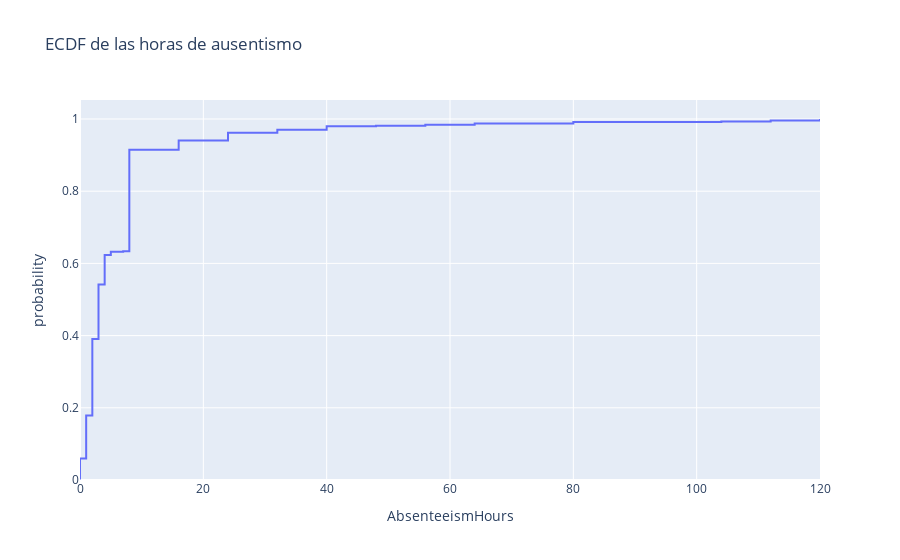

Notebook code for this chart:
### Code cell
fig = px.ecdf(df, x="AbsenteeismHours"
             ,title="ECDF de las horas de ausentismo")
fig.show()

### Figure 1 — Plotly figure (JSON) as saved in the notebook; plotly's stock layout.template omitted (floating-point values rounded to 4 significant figures; data arrays with more than 128 entries replaced by an {"elided": "..."} marker saying what was removed)
{"data": [{"hovertemplate": "AbsenteeismHours=%{x}<br>probability=%{y}<extra></extra>", "legendgroup": "", "line": {"dash": "solid", "shape": "hv"}, "marker": {"color": "#636efa", "symbol": "circle"}, "mode": "lines", "name": "", "orientation": "v", "showlegend": false, "type": "scatter", "x": {"elided": "740 int values"}, "xaxis": "x", "y": {"elided": "740 float values"}, "yaxis": "y"}], "layout": {"legend": {"tracegroupgap": 0}, "title": {"text": "ECDF de las horas de ausentismo"}, "xaxis": {"anchor": "y", "domain": [0, 1], "title": {"text": "AbsenteeismHours"}}, "yaxis": {"anchor": "x", "domain": [0, 1], "rangemode": "tozero", "title": {"text": "probability"}}}}
